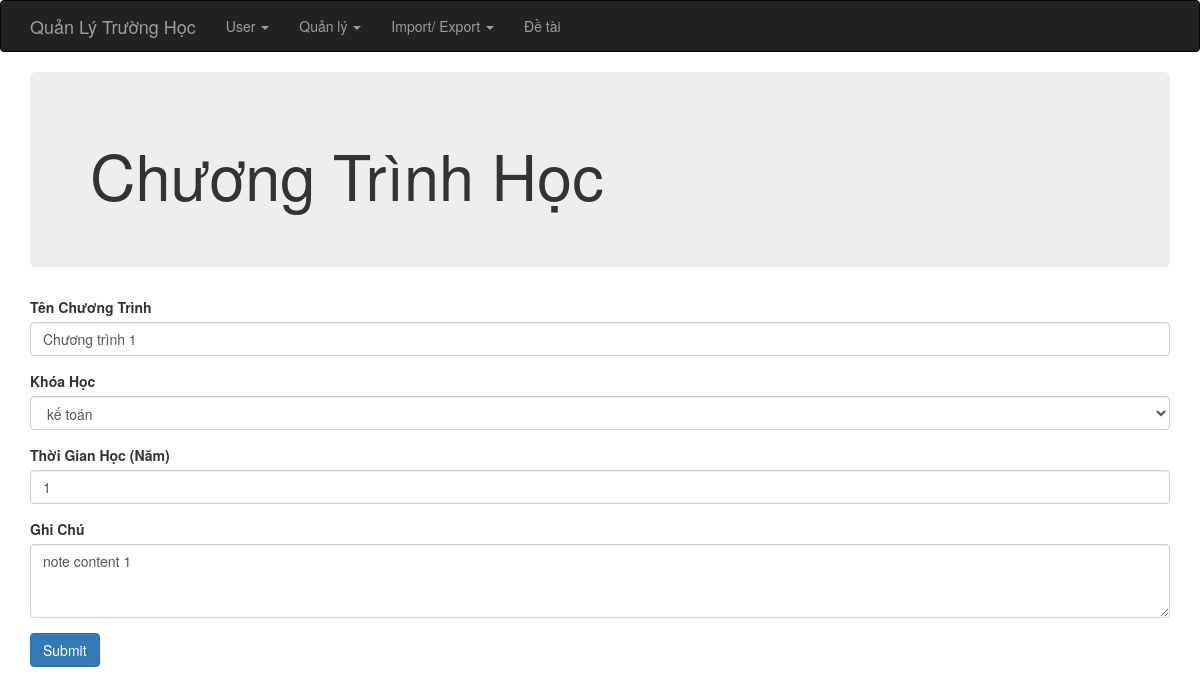
Page /index.php?op=chuongtrinh_edit&id=1 on the committed database.
### tables this page shows
CREATE TABLE IF NOT EXISTS `chuong_trinh_hoc` (
  `id` int(6) unsigned NOT NULL AUTO_INCREMENT,
  `ten_chuong_trinh` varchar(255) NOT NULL,
  `khoa_hoc_id` varchar(255) NOT NULL,
  `ghi_chu` varchar(255) DEFAULT NULL,
  `total_time` int(6) DEFAULT NULL,
  PRIMARY KEY (`id`)
);

CREATE TABLE IF NOT EXISTS `khoa_hoc` (
  `id` int(6) unsigned NOT NULL AUTO_INCREMENT,
  `ma_khoa_hoc` varchar(255) NOT NULL,
  `ten_khoa_hoc` varchar(255) NOT NULL,
  `khoa_id` int(6) DEFAULT NULL,
  `ghi_chu` varchar(255) DEFAULT NULL,
  `time_start` date DEFAULT NULL,
  `time_end` date DEFAULT NULL,
  PRIMARY KEY (`id`)
);

### index.php (called while the page is built, shortened)
<?php
require_once 'controller/IndexController.php';
$controller = new IndexController();
$controller->handleRequest();
?>

### model/KhoaHocGateway.php (called while the page is built, shortened)
<?php
class KhoaHocGateway {
    public function selectAll($order, $start, $limit) {
        $dbOrder =  mysql_real_escape_string($order);
        $dbres = mysql_query("SELECT * FROM khoa_hoc ORDER BY $dbOrder ASC limit {$start},{$limit}");
        $data = array();
        while ( ($obj = mysql_fetch_object($dbres)) != NULL ) {
            $data[] = $obj;
        }
        return $data;
    }
}
?>

### model/KhoaHocService.php (called while the page is built, shortened)
<?php
require_once 'model/KhoaHocGateway.php';
class KhoaHocService {
    private $index = NULL;
    private $khoahocGateway    = NULL;
    public function __construct() {
        $this->index = new IndexService();
        $this->khoahocGateway = new KhoaHocGateway();
    }
    public function getAll($order, $start, $limit) {
        try {
            $this->index->openDb();
            $res = $this->khoahocGateway->selectAll($order, $start, $limit);
            $this->index->closeDb();
            return $res;
        } catch (Exception $e) {
            $this->index->closeDb();
            throw $e;
        }
    }
}
?>

### model/ChuongTrinhGateway.php (called while the page is built, shortened)
<?php
class ChuongTrinhGateway {
    public function selectById($id) {
        $dbId = mysql_real_escape_string($id);
        $dbres = mysql_query("SELECT * FROM chuong_trinh_hoc   WHERE id=$dbId");
        return mysql_fetch_object($dbres);
    }
}
?>

### model/ChuongTrinhService.php (called while the page is built, shortened)
<?php
require_once 'model/ChuongTrinhGateway.php';
class ChuongTrinhService {
    private $index = NULL;
    private $chuongtrinhGateway    = NULL;
    public function __construct() {
        $this->index = new IndexService();
        $this->chuongtrinhGateway = new ChuongTrinhGateway();
    }
    public function getId($id) {
        try {
            $this->index->openDb();
            $res = $this->chuongtrinhGateway->selectById($id);
            $this->index->closeDb();
            return $res;
        } catch (Exception $e) {
            $this->index->closeDb();
            throw $e;
        }
        return $this->contactsGateway->find($id);
    }
}
?>

### view/chuongtrinh/form.php (the view, shortened to what this page needs)
<?php require_once(realpath($_SERVER["DOCUMENT_ROOT"]) .'/school/view/include/header.php');?>
<div class="container">
    <div class="jumbotron">
        <h1>Chương Trình Học</h1>
    </div>
    <form method="POST" action="">
        <div class="form-group">
            <label for="name">Tên Chương Trình</label>
            <input type="text" name="name" class="form-control" value="<?php if (isset($data)) echo $data->ten_chuong_trinh; ?>"/>
        </div>
        <div class="form-group">
            <label for="name">Khóa Học</label>
            <select name="khoa" id="" class="form-control">
                <?php foreach ($khoaHocList as $khoa) :?>
                    <option <?php if (isset($data)) { if ($data->khoa_hoc_id == $khoa->id) {echo 'selected';} } ?> value="<?php echo $khoa->id; ?>"><?php echo $khoa->ten_khoa_hoc; ?></option>
                <?php endforeach; ?>
            </select>
        </div>
        <div class="form-group">
            <label for="name">Thời Gian Học (Năm)</label>
            <input type="number" min="0" max = "6" class="form-control" name="timetotal" value="<?php if (isset($data)) echo $data->total_time; ?>">
        </div>
        <div class="form-group">
            <label for="phone">Ghi Chú</label><br/>
            <textarea name="note" class="form-control" rows="3"><?php if (isset($data)) echo $data->ghi_chu; ?></textarea>
        </div>
        <input type="submit" value="Submit" class="btn btn-primary"/>
    </form>
</div>
<?php require_once(realpath($_SERVER["DOCUMENT_ROOT"]) .'/school/view/include/footer.php');?>

### rows in the picture
chuong_trinh_hoc: name "Chương trình 1", khoa "kế toán", timetotal "1", note "note content 1"
